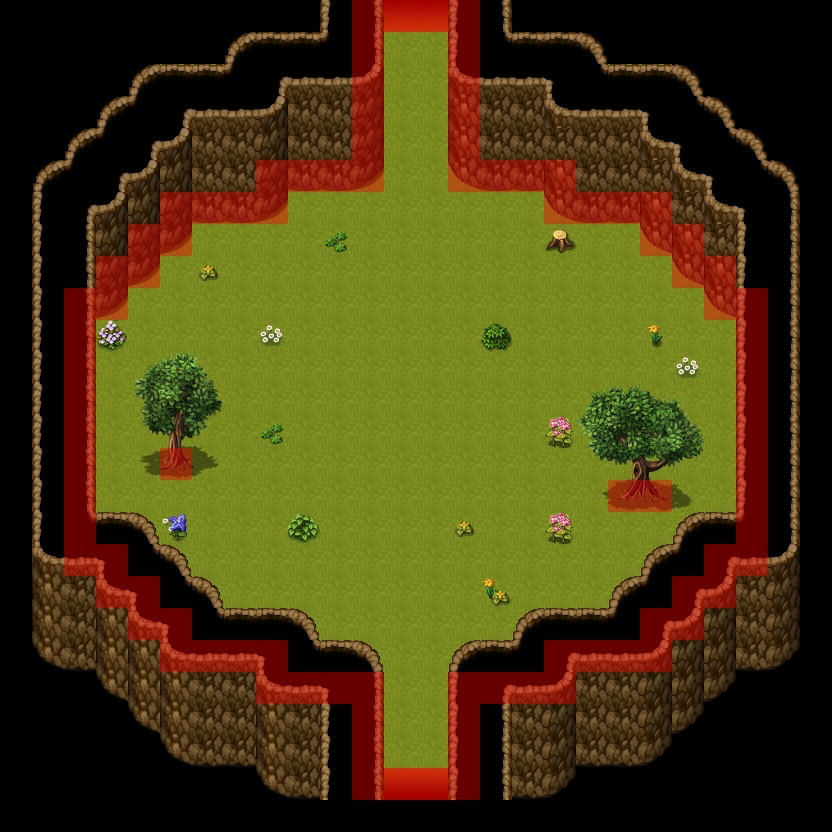

A level layout from a 2D game, rendered from its tile map. Below: a short description, then the map file with tile-grid data replaced by summaries:
An orthogonal 26x26 tile map with 32x32 px tiles, 8 tile layers (ground, Wall, Wall - Height, deco, ...), 5 tilesets.

<map version="1.5" tiledversion="1.7.0" orientation="orthogonal" renderorder="right-down" width="26" height="26" tilewidth="32" tileheight="32" infinite="0" nextlayerid="14" nextobjectid="1">
 <tileset firstgid="1" name="mainlevbuild" tilewidth="32" tileheight="32" tilecount="2560" columns="64">
  <image source="tiles/dungeon_1/mainlevbuild.png" width="2048" height="1280" />
 </tileset>
 <tileset firstgid="2561" name="sombras_ext" tilewidth="32" tileheight="32" tilecount="192" columns="16">
  <image source="tiles/sombras_ext.png" width="512" height="384" />
 </tileset>
 <tileset firstgid="2753" name="decorative" tilewidth="32" tileheight="32" tilecount="256" columns="16">
  <image source="tiles/dungeon_1/decorative.png" width="512" height="512" />
 </tileset>
 <tileset firstgid="3009" name="forest1" tilewidth="32" tileheight="32" tilecount="256" columns="16">
  <image source="tiles/tower/level1/forest1.png" width="512" height="512" />
  <wangsets>
   <wangset name="forest" type="corner" tile="-1">
    <wangcolor name="" color="#ff0000" tile="-1" probability="1" />
    <wangcolor name="" color="#00ff00" tile="-1" probability="1" />
    <wangtile tileid="5" wangid="0,0,0,2,0,0,0,0" />
    <wangtile tileid="6" wangid="0,0,0,2,0,2,0,0" />
    <wangtile tileid="7" wangid="0,0,0,0,0,2,0,0" />
    <wangtile tileid="21" wangid="0,2,0,2,0,0,0,0" />
    <wangtile tileid="22" wangid="0,2,0,2,0,2,0,2" />
    <wangtile tileid="23" wangid="0,0,0,0,0,2,0,2" />
    <wangtile tileid="35" wangid="0,2,0,0,0,2,0,2" />
    <wangtile tileid="36" wangid="0,2,0,2,0,0,0,2" />
    <wangtile tileid="37" wangid="0,2,0,0,0,0,0,0" />
    <wangtile tileid="38" wangid="0,2,0,0,0,0,0,2" />
    <wangtile tileid="39" wangid="0,0,0,0,0,0,0,2" />
    <wangtile tileid="51" wangid="0,0,0,2,0,2,0,2" />
    <wangtile tileid="52" wangid="0,2,0,2,0,2,0,0" />
    <wangtile tileid="53" wangid="0,0,0,1,0,0,0,0" />
    <wangtile tileid="54" wangid="0,0,0,1,0,1,0,0" />
    <wangtile tileid="55" wangid="0,0,0,0,0,1,0,0" />
    <wangtile tileid="67" wangid="0,1,0,0,0,1,0,1" />
    <wangtile tileid="68" wangid="0,1,0,1,0,0,0,1" />
    <wangtile tileid="69" wangid="0,1,0,1,0,0,0,0" />
    <wangtile tileid="70" wangid="0,1,0,1,0,1,0,1" />
    <wangtile tileid="71" wangid="0,0,0,0,0,1,0,1" />
    <wangtile tileid="83" wangid="0,0,0,1,0,1,0,1" />
    <wangtile tileid="84" wangid="0,1,0,1,0,1,0,0" />
    <wangtile tileid="85" wangid="0,1,0,0,0,0,0,0" />
    <wangtile tileid="86" wangid="0,1,0,0,0,0,0,1" />
    <wangtile tileid="87" wangid="0,0,0,0,0,0,0,1" />
   </wangset>
  </wangsets>
 </tileset>
 <tileset firstgid="3265" name="[Base]BaseChip_pipo" tilewidth="32" tileheight="32" tilecount="1064" columns="8">
  <image source="tiles/[Base]BaseChip_pipo.png" width="256" height="4256" />
 </tileset>
 <layer id="3" name="ground" width="26" height="26">
  <properties>
   <property name="Draw" type="int" value="1" />
  </properties>
  <data>[676 cells, 427 non-empty, 1 distinct tile ids]</data>
 </layer>
 <layer id="1" name="Wall" width="26" height="26">
  <properties>
   <property name="Draw" type="int" value="1" />
  </properties>
  <data>[676 cells, 256 non-empty, 19 distinct tile ids]</data>
 </layer>
 <layer id="12" name="Wall - Height" width="26" height="26">
  <properties>
   <property name="Draw" type="int" value="1" />
   <property name="Height" type="int" value="1" />
  </properties>
  <data>[676 cells, 26 non-empty, 5 distinct tile ids]</data>
 </layer>
 <layer id="8" name="deco" width="26" height="26">
  <properties>
   <property name="Draw" type="int" value="1" />
  </properties>
  <data>[676 cells, 22 non-empty, 18 distinct tile ids]</data>
 </layer>
 <layer id="13" name="deco - Height" width="26" height="26">
  <properties>
   <property name="Draw" type="int" value="1" />
   <property name="Height" type="int" value="1" />
  </properties>
  <data>[676 cells, 21 non-empty, 21 distinct tile ids]</data>
 </layer>
 <layer id="9" name="sombras" width="26" height="26">
  <properties>
   <property name="Draw" type="int" value="1" />
  </properties>
  <data>[676 cells, 4 non-empty, 2 distinct tile ids]</data>
 </layer>
 <layer id="10" name="Wall - Col" width="26" height="26" opacity="0.4">
  <properties>
   <property name="Col" value="wall" />
   <property name="Draw" type="int" value="0" />
  </properties>
  <data>[676 cells, 93 non-empty, 1 distinct tile ids]</data>
 </layer>
 <layer id="11" name="Door - Col" width="26" height="26" opacity="0.4">
  <properties>
   <property name="Col" value="instant" />
   <property name="Draw" type="int" value="0" />
  </properties>
  <data>[676 cells, 4 non-empty, 1 distinct tile ids]</data>
 </layer>
</map>
